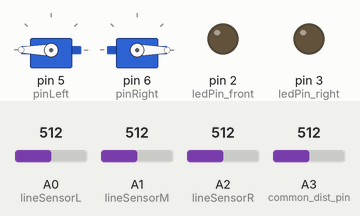
Recording of a sketch running on a simulated Arduino Uno, built with avr-gcc and run on an emulated ATmega328P. On the bench: 2 × servo, output pins drawn as LEDs (lit = HIGH). The test bench sets the inputs (shaded band); at power-on: A0 (lineSensorL) = 512, A2 (lineSensorR) = 512, A1 (lineSensorM) = 512, A3 (common_dist_pin) = 512. Pins used as bus, display or sensor lines are not drawn.

Above: at 1.2 s.
1.3 s: A0 (lineSensorL) set to 410
2.8 s: A0 (lineSensorL) set to 382
At 3.5 s:
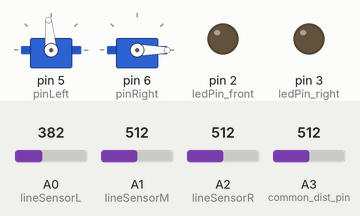
4.3 s: A2 (lineSensorR) set to 492
At 5.4 s:
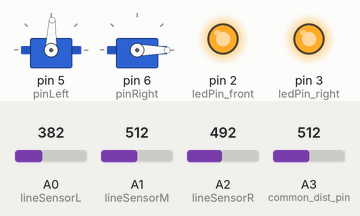
Timing chart, 0 to 7.3 s (numbered marks = the images above; inputs shaded):
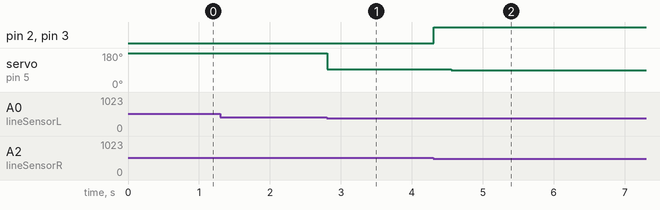

Measured:
- the behaviour switches between 400 and 399 on A0 (lineSensorL) (found by bisection; images 0 and 1)
- the behaviour switches between 500 and 499 on A2 (lineSensorR) (found by bisection; images 1 and 2)
- after the input at 1.3 s, every drawn part: stays the same
- after the input at 2.8 s, servo on pin 5 (pinLeft): 180° → 95° at once
- after the input at 4.3 s, pin 2 (ledPin_front), pin 3 (ledPin_right): LOW → HIGH at once; servo on pin 5 (pinLeft): 95° → 88° after 0.26 s

The sketch:

wall.ino
```cpp
#include <Servo.h>

#define slow_R 88
#define slow_L 92
#define med_R 85
#define med_L 95
#define fast_R 0
#define fast_L 180

#define back_slow_R 92
#define back_slow_L 88
#define back_med_R 95
#define back_med_L 85
#define back_fast_R 180
#define back_fast_L 0

#define left_to 500
#define mid_to 500
#define right_to 500

// dist sensors thresholds
#define distLow 200 //far
#define distHigh 650 //close

Servo left;
Servo right;
int pinLeft = 5;
int pinRight = 6;
int lineSensorL = A0;
int lineSensorM = A1;
int lineSensorR = A2;
int LSL;
int LSM;
int LSR;
int intersectFlag = 0;
int turnDirection = 0; // 0 is left, 1 is right.


// dist sensors
int common_dist_pin = A3;
int distFront = 0;
int distBack = 0;
int distRight = 0;

//  IR sensors
int irFront = 0;
int irBack = 0;
int irLeft = 0;
int irRight = 0;

// mux control pins
int mux_a = 7;
int mux_b = 8;
int mux_c = 9;

int ledPin_front = 2;
int ledPin_right = 3;

void leftForward(int speed)
{
  left.write(speed);
}

void rightForward(int speed)
{
  right.write(speed);
}

void leftStop()
{
  left.write(90);
}

void rightStop()
{
  right.write(90);
}

void robotForward()
{
  leftForward(fast_L);
  rightForward(fast_R);
}

void robotStop()
{
  leftStop();
  rightStop();
  //delay(200);
}

void pd_followLine()
{
  //working slow settings:
  // 0.9, 85 +/- 5

  int KD = 0.9;
  int tempspeed;

  checkSensors();
  // right drifts onto white
  if (LSR < 400)
  {
    int rdiff = (850 - LSL) / 850;
    int tempspeed = 85 + rdiff * KD * 5;
    right.write(tempspeed);
  }
  else if (LSL < 400)
  {
    int ldiff = (800 - LSL) / 800;
    int tempspeed = 95 - ldiff * KD * 5;
    left.write(tempspeed);
  }
  else
  {
    leftForward(fast_L);
    rightForward(fast_R);
  }
}

/* Check whether the robot is at an intersect;
   set intersectFlag = 1 if true */
void checkIntersect()
{
  checkSensors();
  if (LSL < left_to && LSR < right_to)
  {
    intersectFlag = 1;
  }
}

void pivotLeft()
{
  delay(350);
  robotStop();
  rightForward(fast_R);
  leftForward(back_fast_L);
  delay(200);

  int ready = 0;
  while (ready != 2)
  {
    ready += checkLine();
    delay(10);
  }
  intersectFlag = 0;
}

void turnLeft()
{
  delay(250);
  robotStop();
  rightForward(fast_R);
  leftForward(back_slow_L);
  delay(200);

  int ready = 0;
  while (ready != 2)
  {
    ready += checkLine();
    delay(10);
  }
  intersectFlag = 0;
}

void pivotRight()
{
  delay(350);
  robotStop();
  leftForward(fast_L);
  rightForward(back_fast_R);
  delay(200);

  int ready = 0;
  while (ready != 2)
  {
    ready += checkLine();
    delay(10);
  }
  intersectFlag = 0;
}

void turnRight()
{
  delay(250);
  robotStop();
  leftForward(fast_L);
  rightForward(back_slow_R);
  delay(200);

  int ready = 0;
  while (ready != 2)
  {
    ready += checkLine();
    delay(10);
  }
  intersectFlag = 0;
}

void turn(int direction)
{
  if (!direction)
  {
    turnLeft();
  }
  else
    turnRight();
}

/* Check whether robot is on a straight line;
   Return 1 if true, 0 if false */
int checkLine()
{
  checkSensors();
  if (LSL > left_to && LSM < mid_to && LSR > right_to)
  {
    return 1;
  }
  else
    return 0;
}

/* Get the averaged readings from line sensors (for line following) */
void checkSensors()
{
  int av_L = 0;
  int av_R = 0;
  int av_M = 0;

  for (int x = 0; x < 5; x++)
  {
    av_L += analogRead(lineSensorL);
    av_M += analogRead(lineSensorM);
    av_R += analogRead(lineSensorR);
  }

  LSL = av_L / 5;
  LSM = av_M / 5;
  LSR = av_R / 5;
}

/* Get the readings from distance sensors (for wall detection)*/
void checkDistSensors() {
  // SWEEP PIN:
  // FRONT MUX = 2
  // RIGHT MUX = 1
  // BACK MUX =  0
  digitalWrite(mux_a, LOW);
  digitalWrite(mux_b, HIGH);
  digitalWrite(mux_c, LOW);
  distFront = analogRead(A3);
  digitalWrite(mux_a, LOW);
  digitalWrite(mux_b, LOW);
  digitalWrite(mux_c, LOW);
  distBack = analogRead(A3);
  digitalWrite(mux_a, HIGH);
  digitalWrite(mux_b, LOW);
  digitalWrite(mux_c, LOW);
  distRight = analogRead(A3);
}

/* Get the readings from IR sensors (for robot detection)*/
void checkIR(){
  // FRONT MUX = 4
  // RIGHT MUX = 6
  // LEFT MUX = 7
  // AFT MUX = 5
  digitalWrite(mux_a, LOW);
  digitalWrite(mux_b, LOW);
  digitalWrite(mux_c, HIGH);
  irFront = analogRead(A3);
  digitalWrite(mux_a, LOW);
  digitalWrite(mux_b, HIGH);
  digitalWrite(mux_c, HIGH);
  irRight = analogRead(A3);
  digitalWrite(mux_a, HIGH);
  digitalWrite(mux_b, HIGH);
  digitalWrite(mux_c, HIGH);
  irLeft = analogRead(A3);
  digitalWrite(mux_a, HIGH);
  digitalWrite(mux_b, LOW);
  digitalWrite(mux_c, HIGH);
  irBack = analogRead(A3);
}

/* Check if there are walls around the robot; make it react accordingly */
void checkWall() {

  checkDistSensors();
  //wall on right, no wall in front
  if ((distRight < distHigh && distRight > distLow) &&
    (distFront>distHigh || distFront<distLow)) {
    //go straight
    digitalWrite(ledPin_right, HIGH);
    pd_followLine();
    digitalWrite(ledPin_right, LOW);
  }
  //wall on right and in front
  else if ((distRight < distHigh && distRight > distLow) && (distFront<distHigh && distFront>distLow)) {
    //rotate left 90
    digitalWrite(ledPin_front, HIGH);
    digitalWrite(ledPin_right, HIGH);
    turnLeft();
    digitalWrite(ledPin_front, LOW);
    digitalWrite(ledPin_right, LOW);
  }
  //no wall on right and wall in front
  else if ((distRight > distHigh || distRight < distLow) && distFront<distHigh && distFront>distLow){
    //take a right turn
    digitalWrite(ledPin_front, HIGH);
        turnRight();
        digitalWrite(ledPin_front, LOW);
  }
  // no wall on right, no wall in front
  else{
    //go forward
    pd_followLine();
  }
}

void setup()
{
  //Pin Setup
  Serial.begin(9600);
  left.attach(pinLeft);
  right.attach(pinRight);
  pinMode(mux_a, OUTPUT);
  pinMode(mux_b, OUTPUT);
  pinMode(mux_c, OUTPUT);
  pinMode(ledPin_right, OUTPUT);
  pinMode(ledPin_front, OUTPUT);

  //Motor Setup
  leftStop();
  rightStop();
  robotForward();
}

void loop()
{

  pd_followLine();

  while(1) {
    checkIntersect();
    pd_followLine();
    if(intersectFlag) {
      checkWall();
      intersectFlag = 0;
    }
  }
}
```
